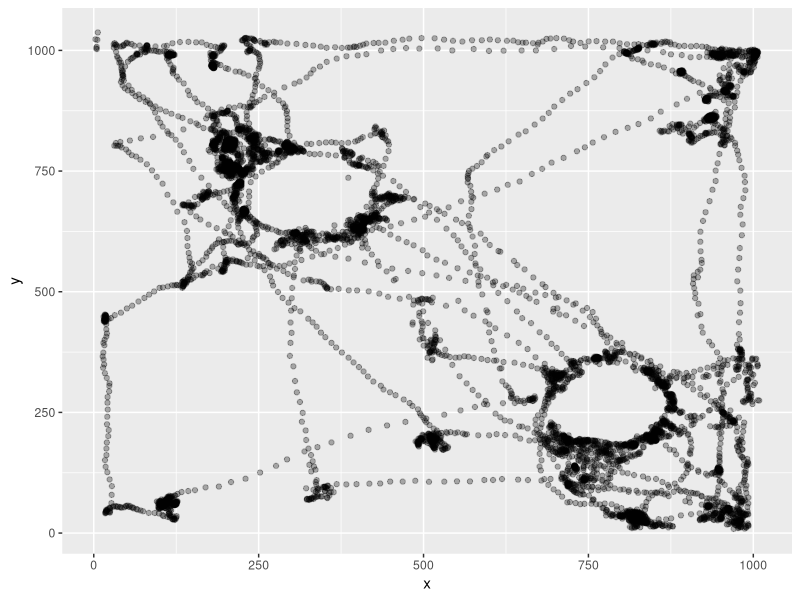

Write R code to recreate this figure. (Note: this script raises an error after producing the figure.)
library(tidyverse)
BaselineLearn <- read_csv("240705_r1566_0_baseline_learn.csv")
BaselineLearn <- BaselineLearn %>%
  select(!15:24) %>%
  filter(Value.Item1.Item2>71) %>%
  rename(pixelx = Value.Item1.Item3.X, pixely = Value.Item1.Item3.Y, TimePoint = Value.Item1.Item2) %>%
  select(!1, !14)
x1 <- c(BaselineLearn$pixelx)
y1 <- c(BaselineLearn$pixely)
df1 <- data.frame(x = x1, y = y1)
p1 <- ggplot(df1, aes(x = x, y = y)) +
  geom_point(alpha = 0.3)
p1
library(ggforce)
p1circle <- p1 + geom_circle(aes(x0 = 324, y0 = 705, r = 125), color = "blue")
p1circle <- p1circle + geom_circle(aes(x0 = 783, y0 = 256, r = 125), color = "blue")
p1circle <- p1circle +
  ggtitle("baseline")
p1circle
#Blue represents gnome
radius <- 125
center_x1 <- 324
center_y1 <- 705
df1$distance <- sqrt((df1$x - center_x1)^2 + (df1$y - center_y1)^2)
points_in_circle1 <- sum(df1$distance <= radius)
print(points_in_circle1)
center_x2 <- 783
center_y2 <- 256
df1$distance1 <- sqrt((df1$x - center_x2)^2 + (df1$y - center_y2)^2)
points_in_circle2 <- sum(df1$distance1 <= radius)
print(points_in_circle2)
SimilarLearn <- read_csv("240705_r1566_1_similar_learn.csv")
SimilarLearn <- SimilarLearn %>%
  select(!15:24) %>%
  filter(Value.Item1.Item2>71) %>%
  rename(pixelx = Value.Item1.Item3.X, pixely = Value.Item1.Item3.Y, TimePoint = Value.Item1.Item2) %>%
  select(!1, !14)
x2 <- c(SimilarLearn$pixelx)
y2 <- c(SimilarLearn$pixely)
df2 <- data.frame(x = x2, y = y2)
p2 <- ggplot(df2, aes(x = x2, y = y2)) +
  geom_point(alpha = 0.3)
p2
p2circle <- p2 + geom_circle(aes(x0 = 334, y0 = 705, r = 125), color = "red")
p2circle <- p2circle + geom_circle(aes(x0 = 788, y0 = 281, r = 125), color = "red")
p2circle <- p2circle +
  ggtitle("similar")
radius <- 125
center_x2 <- 334
center_y2 <- 705
df2$distance <- sqrt((df2$x - center_x2)^2 + (df2$y - center_y2)^2)
points_in_circle2 <- sum(df2$distance <= radius)
print(points_in_circle2)
center_x2 <- 788
center_y2 <- 281
df2$distance <- sqrt((df2$x - center_x2)^2 + (df2$y - center_y2)^2)
points_in_circle2 <- sum(df2$distance <= radius)
print(points_in_circle2)
BaselineTest <- read_csv("240705_r1566_2_baseline_test.csv")
BaselineTest <- BaselineTest %>%
  select(!15:24) %>%
  filter(Value.Item1.Item2>71) %>%
  rename(pixelx = Value.Item1.Item3.X, pixely = Value.Item1.Item3.Y, TimePoint = Value.Item1.Item2) %>%
  select(!1, !14)
x3 <- c(BaselineTest$pixelx)
y3 <- c(BaselineTest$pixely)
df3 <- data.frame(x = x3, y = y3)
p3 <- ggplot(df3, aes(x = x3, y = y3)) +
  geom_point(alpha = 0.3)
p3
p3circle <- p3 + geom_circle(aes(x0 = 324, y0 = 705, r = 125), color = "blue")
p3circle <- p3circle + geom_circle(aes(x0 = 783, y0 = 266, r = 125), color = "red")
p3circle <- p3circle +
  ggtitle("baseline")
#red represents green jar
radius <- 125
center_x3 <- 324
center_y3 <- 705
df3$distance <- sqrt((df3$x - center_x3)^2 + (df3$y - center_y3)^2)
points_in_circle3 <- sum(df3$distance <= radius)
print(points_in_circle3)
center_x3 <- 783
center_y3 <- 266
df3$distance1 <- sqrt((df3$x - center_x3)^2 + (df3$y - center_y3)^2)
points_in_circle3 <- sum(df3$distance1 <= radius)
print(points_in_circle3)

DifferentLearn <- read_csv("240705_r1566_3_different_learn.csv")
DifferentLearn <- DifferentLearn %>%
  select(!15:24) %>%
  filter(Value.Item1.Item2>71) %>%
  rename(pixelx = Value.Item1.Item3.X, pixely = Value.Item1.Item3.Y, TimePoint = Value.Item1.Item2) %>%
  select(!1, !14)
x4 <- c(DifferentLearn$pixelx)
y4 <- c(DifferentLearn$pixely)
df4 <- data.frame(x = x4, y = y4)
p4 <- ggplot(df4, aes(x = x4, y = y4)) +
  geom_point(alpha = 0.3)
p4
library(ggforce)
p4circle <- p4 + geom_circle(aes(x0 = 457, y0 = 994, r = 125), color = "green")
p4circle <- p4circle + geom_circle(aes(x0 = 1005, y0 = 462, r = 125), color = "green")
p4circle <- p4circle +
  ggtitle("different")
#Green represents wide jar.
radius <- 125
center_x4 <- 457
center_y4 <- 994
df4$distance <- sqrt((df4$x - center_x4)^2 + (df4$y - center_y4)^2)
points_in_circle4 <- sum(df4$distance <= radius)
print(points_in_circle4)
center_x4 <- 1005
center_y4 <- 462
df4$distance1 <- sqrt((df4$x - center_x4)^2 + (df4$y - center_y4)^2)
points_in_circle4 <- sum(df4$distance1 <= radius)
print(points_in_circle4)
BaselineLearn1 <- read_csv("240705_r1566_4_baseline_learn.csv")
BaselineLearn1 <- BaselineLearn1 %>%
  select(!15:24) %>%
  filter(Value.Item1.Item2>71) %>%
  rename(pixelx = Value.Item1.Item3.X, pixely = Value.Item1.Item3.Y, TimePoint = Value.Item1.Item2) %>%
  select(!1, !14)
x5 <- c(BaselineLearn1$pixelx)
y5 <- c(BaselineLearn1$pixely)
df5 <- data.frame(x = x5, y = y5)
p5 <- ggplot(df5, aes(x = x5, y = y5)) +
  geom_point(alpha = 0.3)
p5
p5circle <- p5 + geom_circle(aes(x0 = 324, y0 = 705, r = 125), color = "purple")
p5circle <- p5circle + geom_circle(aes(x0 = 793, y0 = 266, r = 125), color = "purple")
p5circle <- p5circle +
  ggtitle("baseline")
#Purple represents cans.
radius <- 125
center_x5 <- 324
center_y5 <- 705
df5$distance <- sqrt((df5$x - center_x5)^2 + (df5$y - center_y5)^2)
points_in_circle5 <- sum(df5$distance <= radius)
print(points_in_circle5)
center_x6 <- 793
center_y6 <- 266
df5$distance1 <- sqrt((df5$x - center_x6)^2 + (df5$y - center_y6)^2)
points_in_circle6 <- sum(df5$distance1 <= radius)
print(points_in_circle6)
BaselineTest1 <- read_csv("240705_r1566_5_baseline_test.csv")
BaselineTest1 <- BaselineTest1 %>%
  select(!15:24) %>%
  filter(Value.Item1.Item2>71) %>%
  rename(pixelx = Value.Item1.Item3.X, pixely = Value.Item1.Item3.Y, TimePoint = Value.Item1.Item2) %>%
  select(!1, !14)
x6 <- c(BaselineTest1$pixelx)
y6 <- c(BaselineTest1$pixely)
df6 <- data.frame(x = x6, y = y6)
p6 <- ggplot(df6, aes(x = x6, y = y6)) +
  geom_point(alpha = 0.3)
p6
p6circle <- p6 + geom_circle(aes(x0 = 324, y0 = 705, r = 125), color = "purple")
p6circle <- p6circle + geom_circle(aes(x0 = 773, y0 = 266, r = 125), color = "green")
p6circle <- p6circle +
  ggtitle("baseline")
radius <- 125
center_x6 <- 324
center_y6 <- 705
df6$distance <- sqrt((df6$x - center_x6)^2 + (df6$y - center_y6)^2)
points_in_circle6 <- sum(df6$distance <= radius)
print(points_in_circle6)
center_x6 <- 773
center_y6 <- 266
df6$distance1 <- sqrt((df6$x - center_x6)^2 + (df6$y - center_y6)^2)
points_in_circle6 <- sum(df6$distance1 <= radius)
print(points_in_circle6)
library(gridExtra)
grid.arrange(p1circle, p2circle, p3circle, p4circle, p5circle, p6circle, nrow = 2, ncol = 3)

